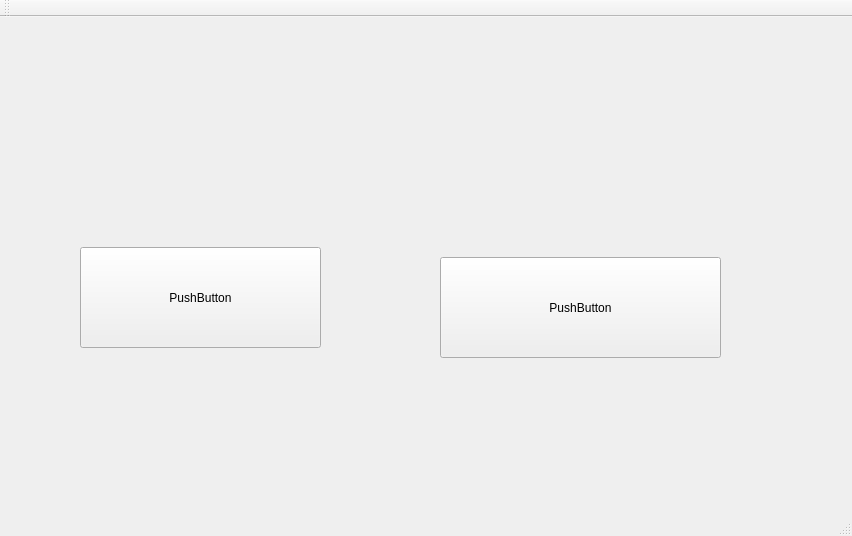
<?xml version="1.0" encoding="UTF-8"?>
<ui version="4.0">
 <class>MainWindow</class>
 <widget class="QMainWindow" name="MainWindow">
  <property name="geometry">
   <rect>
    <x>0</x>
    <y>0</y>
    <width>852</width>
    <height>536</height>
   </rect>
  </property>
  <property name="windowTitle">
   <string>MainWindow</string>
  </property>
  <widget class="QWidget" name="centralWidget">
   <widget class="QPushButton" name="pushButton">
    <property name="geometry">
     <rect>
      <x>80</x>
      <y>230</y>
      <width>241</width>
      <height>101</height>
     </rect>
    </property>
    <property name="text">
     <string>PushButton</string>
    </property>
   </widget>
   <widget class="QPushButton" name="pushButton_2">
    <property name="geometry">
     <rect>
      <x>440</x>
      <y>240</y>
      <width>281</width>
      <height>101</height>
     </rect>
    </property>
    <property name="text">
     <string>PushButton</string>
    </property>
   </widget>
  </widget>
  <widget class="QMenuBar" name="menuBar">
   <property name="geometry">
    <rect>
     <x>0</x>
     <y>0</y>
     <width>852</width>
     <height>44</height>
    </rect>
   </property>
  </widget>
  <widget class="QToolBar" name="mainToolBar">
   <attribute name="toolBarArea">
    <enum>TopToolBarArea</enum>
   </attribute>
   <attribute name="toolBarBreak">
    <bool>false</bool>
   </attribute>
  </widget>
  <widget class="QStatusBar" name="statusBar"/>
 </widget>
 <layoutdefault spacing="6" margin="11"/>
 <resources/>
 <connections/>
</ui>
